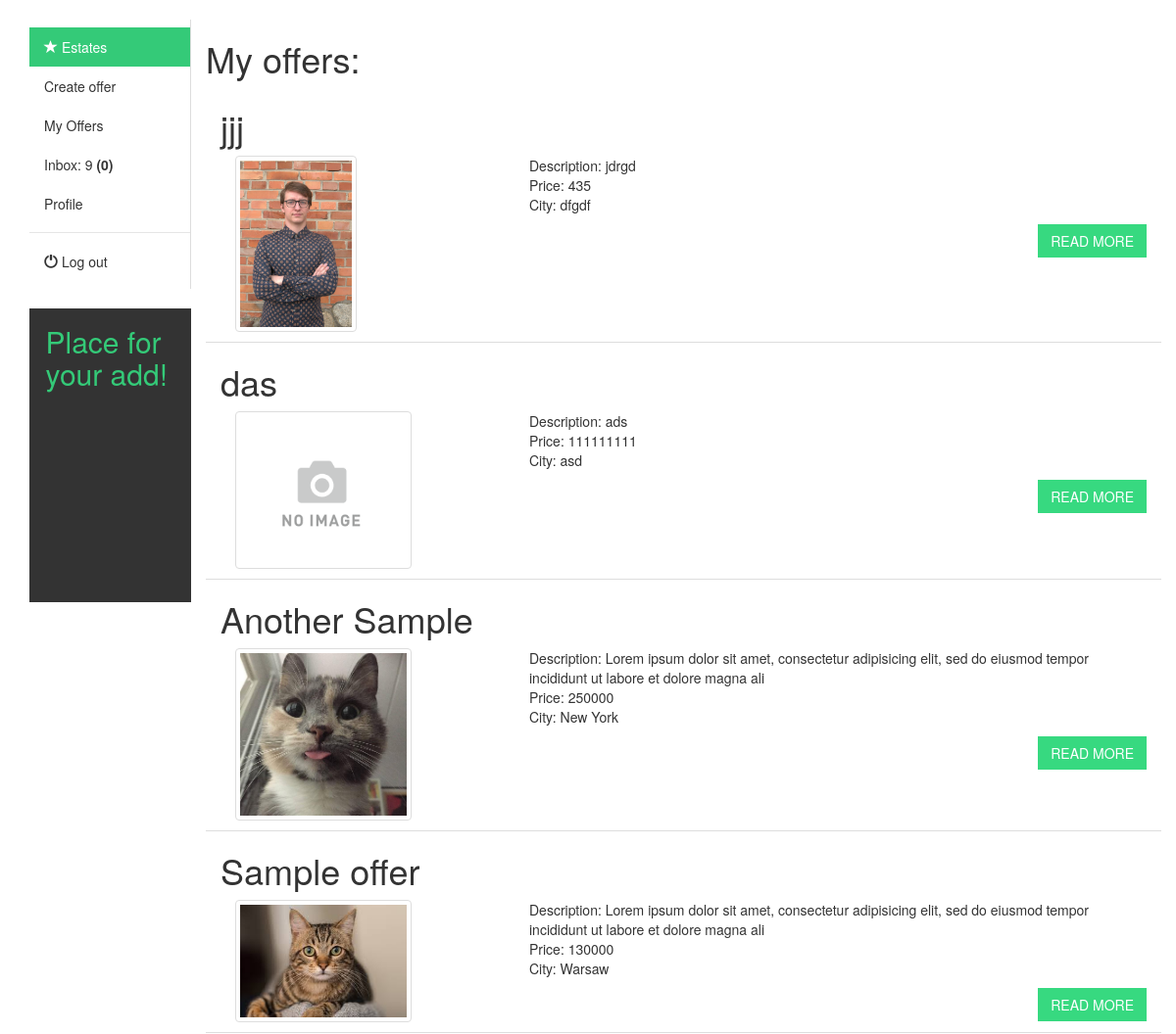
Screenshot of /myoffers/ (signed in) with the database file from the repository.
### estate_app/models.py (models this page shows, shortened)
class PropertyModel(models.Model):
    author      = models.ForeignKey(User, on_delete=models.CASCADE,
            related_name = 'estates')
    title       = models.CharField(max_length = 128)
    text        = models.TextField(max_length = 10000)
    price       = models.PositiveIntegerField(
            validators=[MaxValueValidator(1000000000)]) #MAX VALUE
    city        = models.CharField(max_length = 64)
    types       = Choices('Flat', 'House', 'Plot')
    estate_type = models.CharField(choices=types, default=types.Flat, max_length=8)

class ImagesModel(models.Model):
    property = models.ForeignKey(PropertyModel, related_name = 'images', on_delete=models.CASCADE)
    image = models.ImageField( verbose_name = 'Image') #upload_to = get_filename,

### estate_app/views.py (the view)
# urls.py: path('myoffers/', views.MyOfferList.as_view(), name='my_offers_list'),
class MyOfferList(LoginRequiredMixin, ListView):
    model = models.PropertyModel
    template_name = 'estate_app/my_offers_list.html'
    def get_queryset(self):
        return models.PropertyModel.objects.filter(author=self.request.user).order_by('-id')

### common_tags/templatetags/my_tags.py (called while the page is built)
@register.simple_tag
def total_messages(user_id):
    total_messages = estate_models.UserMessages.objects.filter(
        msg_receiver = user_id).count()
    return total_messages

@register.simple_tag
def unread_messages(user_id):
    unread = estate_models.UserMessages.objects.filter(
        msg_receiver = user_id, is_read = False).count()
    return unread

@register.simple_tag
def get_first_photo(offer_id):
    img = estate_models.ImagesModel.objects.filter(
        property = offer_id).first()
    if img:
        return img.image.url
    else:
        return STATIC_URL + 'estate_pro/noimage.png'

@register.simple_tag
def cut_text(text):
    return text[:120]

### estate_app/templates/estate_app/my_offers_list.html
{% extends "base.html" %}
{% load bootstrap3 %}
{% load my_tags %}
{% block content %}
<h1>My offers:</h1>
{% for offer in propertymodel_list %}
  <div class="col-sm-10 pull-right blogShort">
      <h1>{{offer.title}}</h1>
      <div class="col-sm-4 pull-left">
        <img src="{% get_first_photo offer.id %}" alt="no image" class="pull-left img-responsive thumb margin10 img-thumbnail profile-img">
      </div>
      <article><p>
          Description: {% cut_text offer.text %} <br>
          Price: {{offer.price}} <br>
          City: {{offer.city}}
          </p></article>
      <a class="btn btn-blog pull-right marginBottom10" href="{% url 'estate_app:property_detail_view' offer.id %}">READ MORE</a>
  </div>
{% endfor %}
{% endblock %}

### templates/base.html (shortened to what this page needs)
<!DOCTYPE html>
{% load static %}
{% load my_tags %}
<html lang="en" dir="ltr">
  <head>
    <link href="//netdna.bootstrapcdn.com/bootstrap/3.0.0/css/bootstrap.min.css" rel="stylesheet" id="bootstrap-css">
    <link rel="stylesheet" href="{% static 'estate_pro/css/master.css' %}" type="text/css">
  </head>
  <body>
  <div class="container">
	 <div id="blog" class="row">
          <div class="col-sm-2 paddingTop20">
            <nav class="nav-sidebar">
                <ul class="nav">
                    <li class="active"><a href="{%url 'estate_app:property_list_view' %}"><span class="glyphicon glyphicon-star"></span> Estates</a></li>
                    {% if user.is_authenticated %}
                      <li><a href="{% url 'estate_app:property_create_form' %}">Create offer</a></li>
                      <li><a href="{% url 'estate_app:my_offers_list' %}">My Offers</a></li>
                      <li><a href="{% url 'accounts:chat' %}">
                        Inbox: {% total_messages user.id %} <b> ({% unread_messages user.id %})</b> </a> </li>
                      <li> <a href="{% url 'accounts:details_view' pk=user.id %}">Profile</a></li>
                      <li class="nav-divider"></li>
                      <li><a href="{% url 'accounts:logout'%}"><i class="glyphicon glyphicon-off"></i> Log out</a></li>
                    {% else %}
                      <li class="nav-divider"></li>
                      <li> <a href="{% url 'accounts:login' %}"><i class="glyphicon glyphicon-off"></i> Log in </a></li>
                    {% endif %}
                </ul>
            </nav>
                      <div><h2 class="add">Place for your add!</h2></div>
        </div>
        {% block content %}
        {% endblock %}
             </div>
          </div>
  </body>
</html>

### static/estate_pro/css/master.css (style rules this page uses)
.profile-img { max-height: 180px; max-width: 180px; }
.blogShort { border-bottom:1px solid #ddd; }
.add { background: #333; padding: 10%; height: 300px; }
.nav-sidebar { width: 100%; padding: 8px 0; border-right: 1px solid #ddd; }
.nav-sidebar a { color: #333; -webkit-transition: all 0.08s linear; -moz-transition: all 0.08s linear; -o-transition: all 0.08s linear; transition: all 0.08s linear; }
.nav-sidebar .active a { cursor: default; background-color: #34ca78; color: #fff; }
.btn-blog { color: #ffffff; background-color: #37d980; border-color: #37d980; border-radius:0; margin-bottom:10px }
h2 { color:#34ca78; }
.margin10 { margin-bottom:10px; margin-right:10px; }

### rows the page displays
PropertyModel: title "jjj", id.image (picture), text "jdrgd", price "435", city "dfgdf"
PropertyModel: title "das", text "ads", price "111111111", city "asd"
PropertyModel: title "Another Sample", id.image (picture), text "Lorem ipsum dolor sit amet, consectetur adipisicing elit, sed do eiusmod tempor incididunt ut labore et dolore magna ali", price "250000", city "New York"
PropertyModel: title "Sample offer", id.image (picture), text "Lorem ipsum dolor sit amet, consectetur adipisicing elit, sed do eiusmod tempor incididunt ut labore et dolore magna ali", price "130000", city "Warsaw"
